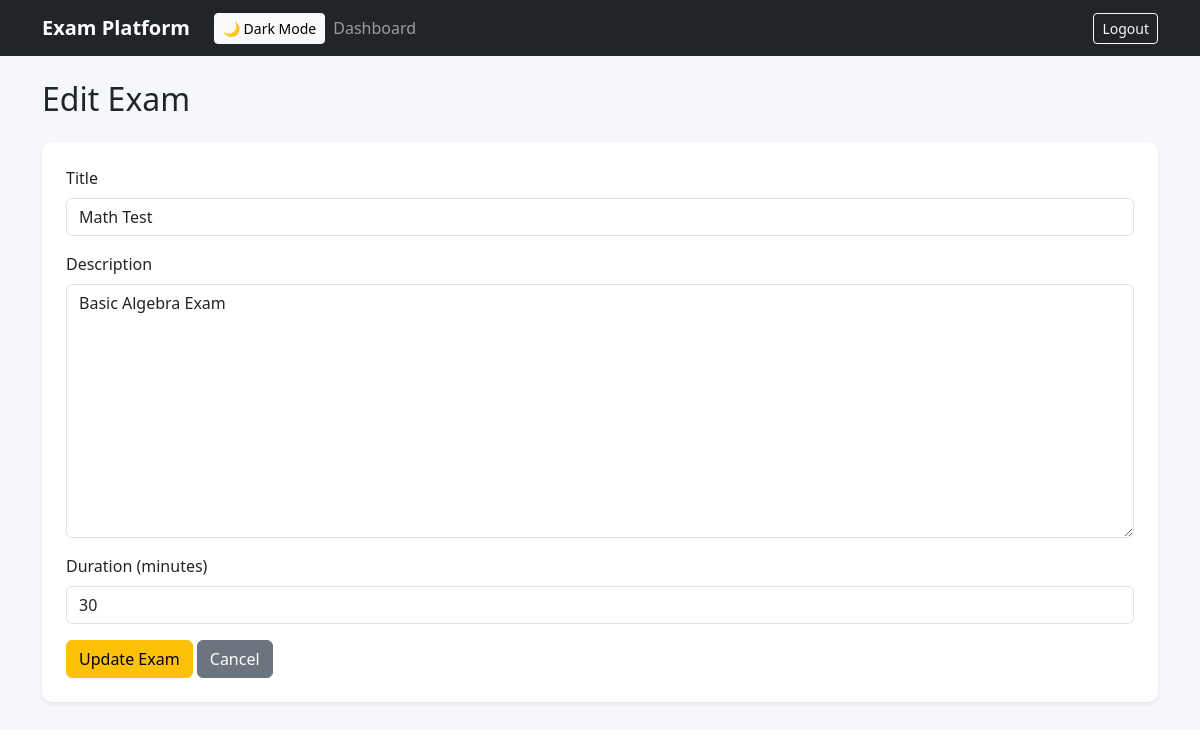
Page /instructor/exam/1/edit/ (signed in) on the committed database.
### core/models.py (models this page shows, shortened)
class Exam(models.Model):
    title = models.CharField(max_length=255)
    description = models.TextField(blank=True)
    instructor = models.ForeignKey(
        User,
        on_delete=models.CASCADE,
        limit_choices_to={'role': 'INSTRUCTOR'}
    )
    duration_minutes = models.IntegerField()
    start_time = models.DateTimeField(null=True, blank=True)
    end_time = models.DateTimeField(null=True, blank=True)
    created_at = models.DateTimeField(auto_now_add=True)

### core/views.py (the view)
# urls.py: path("instructor/exam/<int:exam_id>/edit/",views.edit_exam,name="edit_exam"),
@login_required
@instructor_required
def edit_exam(request, exam_id):
    exam = get_object_or_404(Exam, id=exam_id)
    if exam.instructor != request.user:
        return redirect("instructor_dashboard")
    if request.method == "POST":
        form = ExamForm(request.POST, instance=exam)
        if form.is_valid():
            form.save()
            return redirect("instructor_dashboard")
    else:
        form = ExamForm(instance=exam)
    return render(request, "core/edit_exam.html", {
        "form": form,
        "exam": exam
    })

### core/forms.py
class ExamForm(forms.ModelForm):
    class Meta:
        model = Exam
        fields = [
            "title",
            "description",
            "duration_minutes",
            "start_time",
            "end_time"
        ]
        widgets = {
            "title": forms.TextInput(attrs={"class": "form-control"}),
            "description": forms.Textarea(attrs={"class": "form-control"}),
            "duration_minutes": forms.NumberInput(attrs={"class": "form-control"}),
            "start_time": forms.DateTimeInput(
                attrs={
                    "class": "form-control",
                    "type": "datetime-local"
                }
            ),
            "end_time": forms.DateTimeInput(
                attrs={
                    "class": "form-control",
                    "type": "datetime-local"
                }
            ),
        }

### core/templates/core/edit_exam.html (shortened to what this page needs)
{% extends "core/base.html" %}
{% block content %}
<h2 class="mb-4">Edit Exam</h2>
<div class="card shadow-sm p-4">
<form method="post">
<div class="mb-3">
<label class="form-label">Title</label>
{{ form.title }}
</div>
<div class="mb-3">
<label class="form-label">Description</label>
{{ form.description }}
</div>
<div class="mb-3">
<label class="form-label">Duration (minutes)</label>
{{ form.duration_minutes }}
</div>
<button type="submit" class="btn btn-warning">
Update Exam
</button>
<a href="{% url 'instructor_dashboard' %}" class="btn btn-secondary">
Cancel
</a>
</form>
</div>
{% endblock %}

### core/templates/core/base.html (style rules this page uses)
body { background-color:#f5f7fb; }
.card { border:none; border-radius:10px; }

### rows in the picture
Exam: title "Math Test", description "Basic Algebra Exam", duration_minutes "30"
